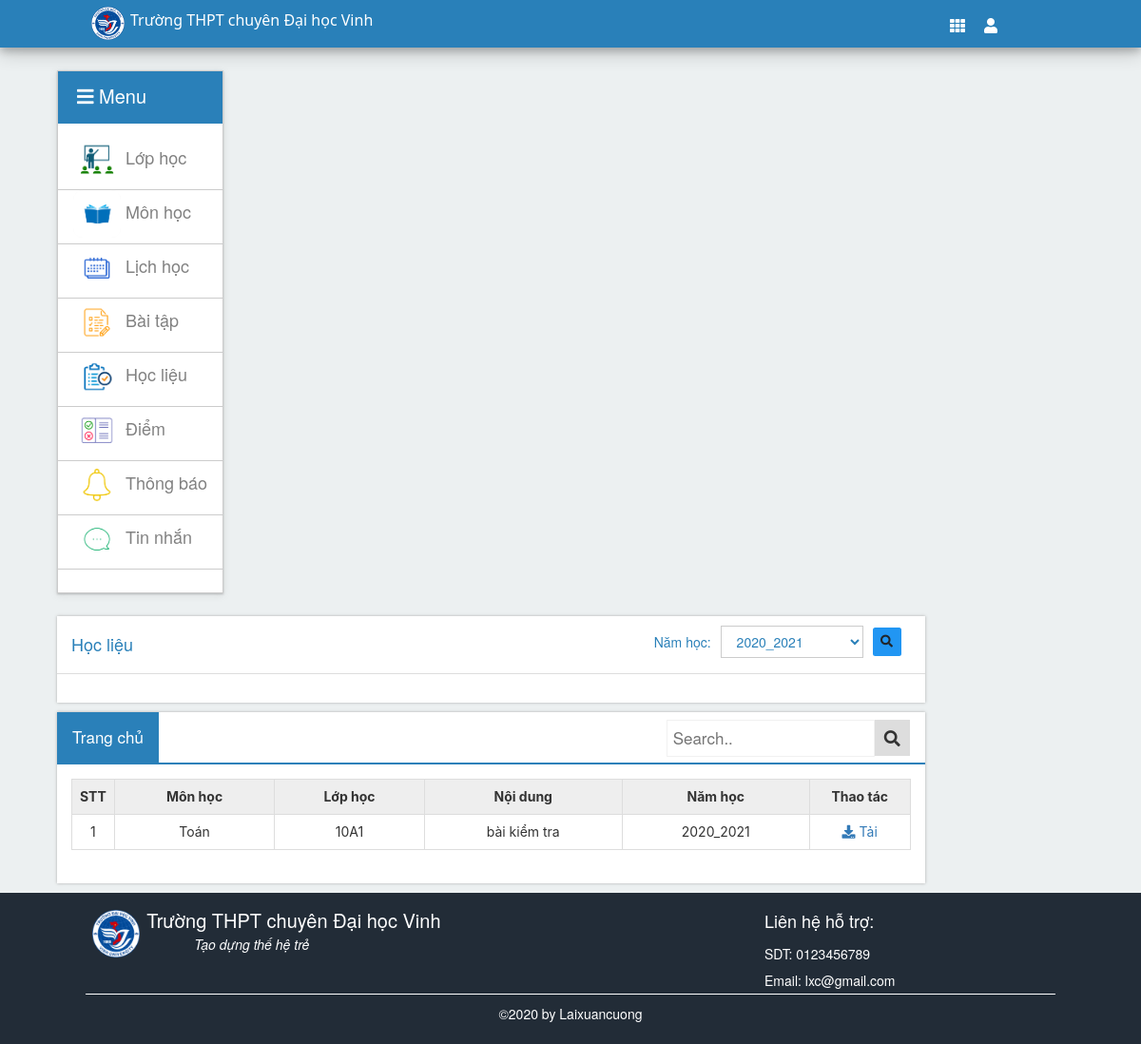
The page /hs/hoclieu.php (signed in) on the database its author committed.
### tables this page shows
CREATE TABLE `phancong` (
  `mapc` int NOT NULL,
  `id_namhoc` int NOT NULL,
  `id_cn_gv` int NOT NULL,
  `id_pc_cn` int NOT NULL
);

CREATE TABLE `monhoc` (
  `mamh` int NOT NULL,
  `tenmh` varchar(30) NOT NULL
);

CREATE TABLE `lop` (
  `malh` int NOT NULL,
  `tenlop` varchar(20) NOT NULL,
  `makhoi` int NOT NULL
);

CREATE TABLE `hoclieu` (
  `mahl` int NOT NULL,
  `noidung` varchar(50) NOT NULL,
  `file_kem` varchar(250) NOT NULL,
  `mapc` int NOT NULL,
  `ngaydang` datetime NOT NULL DEFAULT CURRENT_TIMESTAMP
);

CREATE TABLE `namhoc` (
  `id_namhoc` int NOT NULL,
  `namhoc` varchar(20) NOT NULL
);

### libs/connect.php (called while the page is built, shortened)
<?php
    $conn = new mysqli("localhost", "root", "", "qlhocsinh") or die("kết nối thất bại");
    mysqli_set_charset($conn,"utf8");
    $sql = "SELECT * FROM namhoc ORDER BY id_namhoc DESC";
    $namhoc = $conn->query($sql);
?>

### libs/database_hs.php (called while the page is built, shortened)
<?php
	include("connect.php");
    $sql = "SELECT * FROM phancong pc INNER JOIN phancong_cn pccn ON pccn.id_pc_cn = pc.id_pc_cn  INNER JOIN lop l ON l.malh = pccn.malh INNER JOIN hoclieu hl ON hl.mapc = pc.mapc INNER JOIN namhoc nh ON nh.id_namhoc = pc.id_namhoc INNER JOIN chucnang_gv cngv ON cngv.id_cn_gv = pc.id_cn_gv INNER JOIN monhoc mh ON cngv.mamh = mh.mamh INNER JOIN phancong_lh pclh ON pclh.id_pc_cn = pccn.id_pc_cn
    WHERE pc.id_namhoc = (SELECT MAX(id_namhoc) FROM phancong) AND pccn.id_namhoc = pc.id_namhoc AND  pclh.mahs = ".$_SESSION['user_hs']."
                                                ";
    $dl_hoclieu = $conn->query($sql);
?>

### hs/hoclieu.php (the view, shortened to what this page needs)
<?php require "header-hs.php"; ?>
<div class="main">
    <div class="wrap-main">
        <?php require "menu-hs.php"; ?>
        <div class="list-main">
            <div class="list-row">
                <div class="panel-header" style="background: white; border-bottom: 1px solid #dddddd">
                    <table style="width: 100%">
                        <tbody>
                            <tr>
                                <td>
                                    <h4>Học liệu</h4>
                                </td>
                                <td style="float: right">
                                    <form action="" method="POST">
                                        <table>
                                            <tbody>
                                                <tr>
                                                    <td><span style="margin-right: 10px">Năm học: </span></td>
                                                    <td>
                                                        <select name='id_namhoc' type='submit' class="subject-select"
                                                            style="width:150px; margin-right: 10px; ">
                                                            <?php
                                                            foreach ($namhoc as $row) {
                                                                echo "
                                                                        <option value=" . $row['id_namhoc'] . ">" . $row['namhoc'] . "</option>
                                                                        ";
                                                            }
                                                            ?>
                                                        </select>
                                                    </td>
                                                    <td>
                                                        <span style="margin-right: 10px;"><button style=" height: 30px;"
                                                                class="btn-ct info" name="search-lop"><i
                                                                    class="fa fa-search"></i></button></span>
                                                    </td>
                                                </tr>
                                            </tbody>
                                        </table>
                                    </form>
                                </td>
                            </tr>
                        </tbody>
                    </table>
                </div>
                <form action="" method="POST">
                    <div class="panel-body">
                    </div>
            </div>
            <div class="list-row">
                <div class="topnav">
                    <a class="active" href="./index.php">Trang chủ</a>
                    <div class="search-container">
                        <form action="" method="POST">
                            <input type="text" placeholder="Search.." name="ten">
                            <button type="submit" name="search" value="search"><i class="fa fa-search"></i></button>
                        </form>
                    </div>
                </div>
                <form action="" method="POST">
                    <div class="panel-body">
                        <table class="table table-bordered" cellspacing="0" cellpadding="5" rules="all" border="1">
                            <tbody>
                                <tr>
                                    <th class="center-header" scope="col" style="width:1%;">STT</th>
                                    <th class="center-header" scope="col">Môn học</th>
                                    <th class="center-header" scope="col">Lớp học</th>
                                    <th class="center-header" scope="col">Nội dung</th>
                                    <th class="center-header" scope="col">Năm học</th>
                                    <th class="center-header" scope="col">Thao tác</th>
                                </tr>
                                <tr>
                                    <?php
                                    $stt = 1;
                                    if (isset($_POST['search-lop'])) {
                                        $id_namhoc = $_POST["id_namhoc"];
                                        $sql = "SELECT * FROM phancong pc INNER JOIN phancong_cn pccn ON pccn.id_pc_cn = pc.id_pc_cn  INNER JOIN lop l ON l.malh = pccn.malh INNER JOIN hoclieu hl ON hl.mapc = pc.mapc INNER JOIN namhoc nh ON nh.id_namhoc = pc.id_namhoc INNER JOIN chucnang_gv cngv ON cngv.id_cn_gv = pc.id_cn_gv INNER JOIN monhoc mh ON cngv.mamh = mh.mamh INNER JOIN phancong_lh pclh ON pclh.id_pc_cn = pccn.id_pc_cn
                                            WHERE pc.id_namhoc = " . $id_namhoc . " AND pccn.id_namhoc = pc.id_namhoc AND  pclh.mahs = " . $_SESSION['user_hs'] . "
                                                ";
                                        $dl = $conn->query($sql);
                                        foreach ($dl as $row) {
                                            echo "
                                                        <tr class='odd gradeX' id='hienthi'>
                                                            <td align='center'>
                                                                " . $stt . "
                                                            </td>
                                                            <td align='center'>" . $row['tenmh'] . "</td>
                                                            <td align='center'>" . $row['tenlop'] . "</td>
                                                            <td align='center'>" . $row['noidung'] . "</td>
                                                            <td align='center'>" . $row['namhoc'] . "</td>
                                                            <td align='center' style='width: 12%'>
                                                                <a align='center' href='download.php?file_kem=" . $row['file_kem'] . "'><i class='fa fa-download' aria-hidden='true'></i> Tải</a>
                                                            </td>
                                                        ";
                                            $stt++;
                                        }
                                    } else {
                                        foreach ($dl_hoclieu as $row) {
                                            echo "
                                                        <tr class='odd gradeX' id='hienthi'>
                                                            <td align='center'>
                                                                " . $stt . "
                                                            </td>
                                                            <td align='center'>" . $row['tenmh'] . "</td>
                                                            <td align='center'>" . $row['tenlop'] . "</td>
                                                            <td align='center'>" . $row['noidung'] . "</td>
                                                            <td align='center'>" . $row['namhoc'] . "</td>
                                                            <td align='center' style='width: 12%'>
                                                                <a align='center' href='download.php?file_kem=" . $row['file_kem'] . "'><i class='fa fa-download' aria-hidden='true'></i> Tải</a>
                                                            </td>
                                                        ";
                                            $stt++;
                                        }
                                    }
                                    ?>
                                </tr>
                            </tbody>
                        </table>
                    </div>
            </div>
        </div>
    </div>
</div>
<?php require "footer.php"; ?>

### libs/css/style.css (style rules this page uses)
*, html { padding: 0; margin: 0; }
body { font-family: "arial", serif; background-color: #ecf0f1 !important; ; }
.wrap-main { width: 90%; margin: auto; padding-top: 2%; }

### libs/css/menu.css (style rules this page uses)
body { font-family: "Lato", sans-serif; }

### libs/css/box_show.css (style rules this page uses)
* { box-sizing: border-box; }
body { margin: 0; font-family: Arial, Helvetica, sans-serif; }
.topnav { overflow: inherit; position: -webkit-sticky; position: sticky; background-color: #ffffff; border-bottom: 2px solid #2a80b9; }
.topnav a { float: left; display: block; color: black; text-align: center; padding: 14px 16px; text-decoration: none; font-size: 17px; }
.topnav a.active { background-color: #2a80b9; color: white; }
.topnav .search-container { float: right; }
.topnav input[type=text] { padding: 6px; margin-top: 8px; font-size: 17px; border: 1px solid #f1f1f1; }
.topnav .search-container button { float: right; padding: 10.5px 10px; margin-top: 8px; margin-right: 16px; background: #ddd; font-size: 17px; border: none; cursor: pointer; }

### libs/css/list_row.css (style rules this page uses)
.list-row select { padding: 5px 12px 5px 12px; background: white; border: 1px solid #ccc; outline: none; display: inline-block; cursor: pointer; }
.list-row { overflow: auto; float: left; height: auto; width: 84.5%; max-height: 365px; background-color: #ffffff; margin-bottom: 1%; box-shadow:0 0 5px #aaa; -webkit-box-shadow:0 0 3px #aaa; -moz-box-shadow:0 0 3px #aaa; -o-box-shadow:0 0 3px #aaa; }
.panel-header { padding: 10px 15px; color: #2a80b9; }
.panel-body { overflow-x: hidden; padding: 10px; font-size: 15px; font-family: -apple-system, BlinkMacSystemFont, 'Segoe UI', Roboto, Oxygen, Ubuntu, Cantarell, 'Open Sans', 'Helvetica Neue', sans-serif; }
.panel-body table { font-size: 14px; }
.panel-body td { padding: 5px; }
.center-header { text-align: center; background-color: #eee; color: #333; }
.btn-ct { border: none; padding: 14px 28px; font-size: 16px; cursor: pointer; display: inline-block; font-weight: 400; color: #212529; text-align: center; vertical-align: middle; cursor: pointer; -webkit-user-select: none; -moz-user-select: none; -ms-user-select: none; user-select: none; border: 1px solid transparent; padding: .375rem .75rem; font-size: 13px; line-height: 1.5; border-radius: .25rem; transition: color .15s ease-in-out,background-color .15s ease-in-out,border-color .15s ease-in-out,box-shadow .15s ease-in-out; }
.info { background-color: #2196F3; }

### rows shown on the page
phancong: monhoc.tenmh "Toán", lop.tenlop "10A1", hoclieu.noidung "bài kiểm tra", id_namhoc.namhoc "2020_2021"

### other values the page prints
form field id_namhoc "2020_2021"
